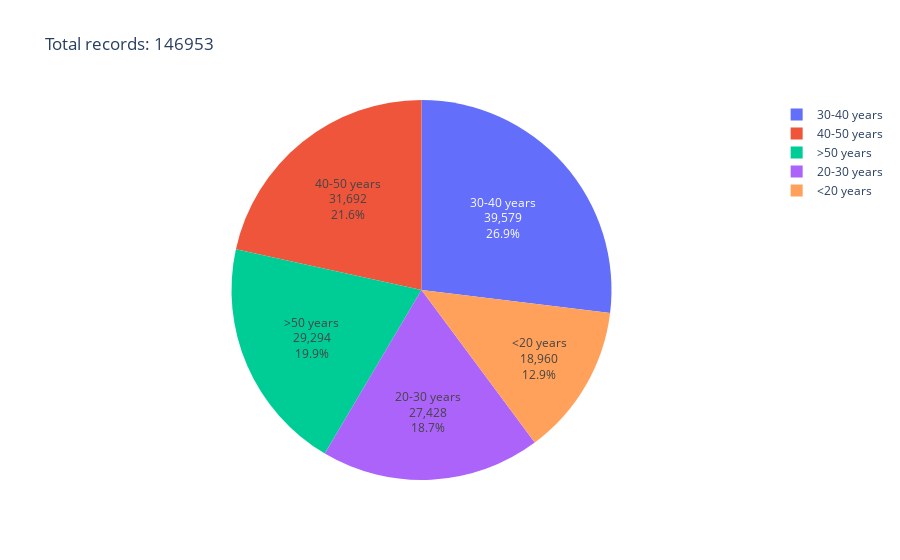

Notebook code for this chart:
### Markdown cell above
## Category distribution

### Code cell
target_counts = df_train.groupby(TARGET_KEY)[TARGET_KEY].count()

target_labels = {
    1: "<20 years",
    2: "20-30 years",
    3: "30-40 years",
    4: "40-50 years",
    5: ">50 years",
}

df_target_dist = pd.DataFrame(
    {
        "label": target_counts.index.map(lambda x: target_labels[x]),
        "count": target_counts,
        "dataset%": target_counts.apply(
            lambda x: round(x / len(df_train) * 100, 2)
        ),
    }
).reset_index()

print(df_target_dist)

fig = px.pie(
    df_target_dist,
    values="count",
    names="label",
    title=f"Total records: {len(df_train)}",
)

fig.update_traces(textposition="inside", textinfo="percent+value+label")
fig.show()

### Figure 1 — Plotly figure (JSON) as saved in the notebook; plotly's stock layout.template omitted (floating-point values rounded to 4 significant figures)
{"data": [{"domain": {"x": [0, 1], "y": [0, 1]}, "hovertemplate": "label=%{label}<br>count=%{value}<extra></extra>", "labels": ["<20 years", "20-30 years", "30-40 years", "40-50 years", ">50 years"], "legendgroup": "", "name": "", "showlegend": true, "textinfo": "percent+value+label", "textposition": "inside", "type": "pie", "values": [18960, 27428, 39579, 31692, 29294]}], "layout": {"legend": {"tracegroupgap": 0}, "title": {"text": "Total records: 146953"}}}
